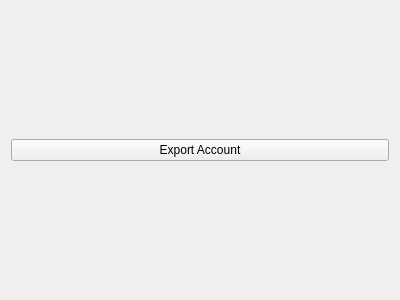
<?xml version="1.0" encoding="UTF-8"?>
<ui version="4.0">
 <class>Form</class>
 <widget class="QWidget" name="Form">
  <property name="geometry">
   <rect>
    <x>0</x>
    <y>0</y>
    <width>400</width>
    <height>300</height>
   </rect>
  </property>
  <property name="windowTitle">
   <string>Form</string>
  </property>
  <layout class="QVBoxLayout" name="verticalLayout">
   <item>
    <widget class="QPushButton" name="exportButton">
     <property name="text">
      <string>Export Account</string>
     </property>
    </widget>
   </item>
  </layout>
 </widget>
 <resources/>
 <connections/>
</ui>
